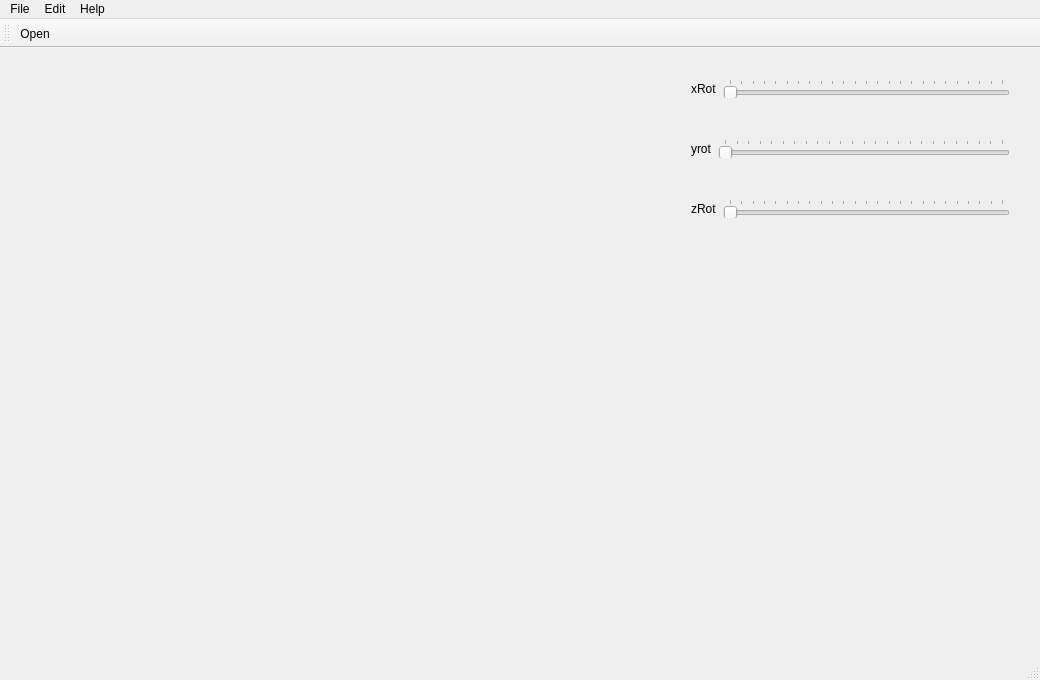
<?xml version="1.0" encoding="UTF-8"?>
<ui version="4.0">
 <class>MainWindow</class>
 <widget class="QMainWindow" name="MainWindow">
  <property name="geometry">
   <rect>
    <x>0</x>
    <y>0</y>
    <width>1040</width>
    <height>680</height>
   </rect>
  </property>
  <property name="windowTitle">
   <string>MainWindow</string>
  </property>
  <widget class="QWidget" name="centralWidget">
   <widget class="GLWidget" name="widget" native="true">
    <property name="geometry">
     <rect>
      <x>20</x>
      <y>20</y>
      <width>640</width>
      <height>640</height>
     </rect>
    </property>
   </widget>
   <widget class="QWidget" name="layoutWidget">
    <property name="geometry">
     <rect>
      <x>680</x>
      <y>20</y>
      <width>341</width>
      <height>41</height>
     </rect>
    </property>
    <layout class="QHBoxLayout" name="horizontalLayout">
     <item>
      <widget class="QLabel" name="label">
       <property name="text">
        <string>xRot</string>
       </property>
      </widget>
     </item>
     <item>
      <widget class="QSlider" name="rotXSlider">
       <property name="maximum">
        <number>5760</number>
       </property>
       <property name="singleStep">
        <number>16</number>
       </property>
       <property name="pageStep">
        <number>240</number>
       </property>
       <property name="orientation">
        <enum>Qt::Horizontal</enum>
       </property>
       <property name="tickPosition">
        <enum>QSlider::TicksAbove</enum>
       </property>
       <property name="tickInterval">
        <number>240</number>
       </property>
      </widget>
     </item>
    </layout>
   </widget>
   <widget class="QWidget" name="layoutWidget_2">
    <property name="geometry">
     <rect>
      <x>680</x>
      <y>80</y>
      <width>341</width>
      <height>41</height>
     </rect>
    </property>
    <layout class="QHBoxLayout" name="horizontalLayout_2">
     <item>
      <widget class="QLabel" name="label_2">
       <property name="text">
        <string>yrot</string>
       </property>
      </widget>
     </item>
     <item>
      <widget class="QSlider" name="rotYSlider">
       <property name="maximum">
        <number>5760</number>
       </property>
       <property name="singleStep">
        <number>16</number>
       </property>
       <property name="pageStep">
        <number>240</number>
       </property>
       <property name="orientation">
        <enum>Qt::Horizontal</enum>
       </property>
       <property name="tickPosition">
        <enum>QSlider::TicksAbove</enum>
       </property>
       <property name="tickInterval">
        <number>240</number>
       </property>
      </widget>
     </item>
    </layout>
   </widget>
   <widget class="QWidget" name="layoutWidget_3">
    <property name="geometry">
     <rect>
      <x>680</x>
      <y>140</y>
      <width>341</width>
      <height>41</height>
     </rect>
    </property>
    <layout class="QHBoxLayout" name="horizontalLayout_3">
     <item>
      <widget class="QLabel" name="label_3">
       <property name="text">
        <string>zRot</string>
       </property>
      </widget>
     </item>
     <item>
      <widget class="QSlider" name="rotZSlider">
       <property name="maximum">
        <number>5760</number>
       </property>
       <property name="singleStep">
        <number>16</number>
       </property>
       <property name="pageStep">
        <number>240</number>
       </property>
       <property name="orientation">
        <enum>Qt::Horizontal</enum>
       </property>
       <property name="tickPosition">
        <enum>QSlider::TicksAbove</enum>
       </property>
       <property name="tickInterval">
        <number>240</number>
       </property>
      </widget>
     </item>
    </layout>
   </widget>
  </widget>
  <widget class="QMenuBar" name="menuBar">
   <property name="geometry">
    <rect>
     <x>0</x>
     <y>0</y>
     <width>1040</width>
     <height>17</height>
    </rect>
   </property>
   <widget class="QMenu" name="menuFile">
    <property name="title">
     <string>File</string>
    </property>
    <addaction name="actionNew"/>
    <addaction name="actionOpen"/>
    <addaction name="separator"/>
    <addaction name="actionSave"/>
    <addaction name="actionSave_As"/>
    <addaction name="separator"/>
    <addaction name="actionExit"/>
   </widget>
   <widget class="QMenu" name="menuEdit">
    <property name="title">
     <string>Edit</string>
    </property>
    <addaction name="actionUndo"/>
    <addaction name="separator"/>
    <addaction name="actionCut"/>
    <addaction name="actionCopy"/>
    <addaction name="actionPaste"/>
   </widget>
   <widget class="QMenu" name="menuHelp">
    <property name="title">
     <string>Help</string>
    </property>
    <addaction name="actionAbout"/>
   </widget>
   <addaction name="menuFile"/>
   <addaction name="menuEdit"/>
   <addaction name="menuHelp"/>
  </widget>
  <widget class="QToolBar" name="mainToolBar">
   <attribute name="toolBarArea">
    <enum>TopToolBarArea</enum>
   </attribute>
   <attribute name="toolBarBreak">
    <bool>false</bool>
   </attribute>
   <addaction name="actionOpen"/>
  </widget>
  <widget class="QStatusBar" name="statusBar"/>
  <action name="actionNew">
   <property name="icon">
    <iconset resource="resources.qrc">
     <normaloff>:/images/images/new.png</normaloff>:/images/images/new.png</iconset>
   </property>
   <property name="text">
    <string>New</string>
   </property>
   <property name="shortcut">
    <string>Ctrl+N</string>
   </property>
  </action>
  <action name="actionOpen">
   <property name="icon">
    <iconset resource="resources.qrc">
     <normaloff>:/images/images/open.png</normaloff>:/images/images/open.png</iconset>
   </property>
   <property name="text">
    <string>Open</string>
   </property>
   <property name="shortcut">
    <string>Ctrl+O</string>
   </property>
  </action>
  <action name="actionSave">
   <property name="icon">
    <iconset resource="resources.qrc">
     <normaloff>:/images/images/save.png</normaloff>:/images/images/save.png</iconset>
   </property>
   <property name="text">
    <string>Save</string>
   </property>
   <property name="shortcut">
    <string>Ctrl+S</string>
   </property>
  </action>
  <action name="actionSave_As">
   <property name="icon">
    <iconset resource="resources.qrc">
     <normaloff>:/images/images/save.png</normaloff>:/images/images/save.png</iconset>
   </property>
   <property name="text">
    <string>Save As</string>
   </property>
   <property name="shortcut">
    <string>Ctrl+Shift+S</string>
   </property>
  </action>
  <action name="actionUndo">
   <property name="text">
    <string>Undo</string>
   </property>
   <property name="shortcut">
    <string>Ctrl+Z</string>
   </property>
  </action>
  <action name="actionCut">
   <property name="icon">
    <iconset resource="resources.qrc">
     <normaloff>:/images/images/cut.png</normaloff>:/images/images/cut.png</iconset>
   </property>
   <property name="text">
    <string>Cut</string>
   </property>
   <property name="shortcut">
    <string>Ctrl+T</string>
   </property>
  </action>
  <action name="actionCopy">
   <property name="icon">
    <iconset resource="resources.qrc">
     <normaloff>:/images/images/copy.png</normaloff>:/images/images/copy.png</iconset>
   </property>
   <property name="text">
    <string>Copy</string>
   </property>
   <property name="shortcut">
    <string>Ctrl+C</string>
   </property>
  </action>
  <action name="actionPaste">
   <property name="icon">
    <iconset resource="resources.qrc">
     <normaloff>:/images/images/paste.png</normaloff>:/images/images/paste.png</iconset>
   </property>
   <property name="text">
    <string>Paste</string>
   </property>
   <property name="shortcut">
    <string>Ctrl+V</string>
   </property>
  </action>
  <action name="actionExit">
   <property name="text">
    <string>Exit</string>
   </property>
  </action>
  <action name="actionAbout">
   <property name="text">
    <string>About</string>
   </property>
  </action>
 </widget>
 <layoutdefault spacing="6" margin="11"/>
 <customwidgets>
  <customwidget>
   <class>GLWidget</class>
   <extends>QWidget</extends>
   <header>glwidget.h</header>
   <container>1</container>
   <slots>
    <slot>setXRotation(int)</slot>
    <slot>setYRotation(int)</slot>
    <slot>setZRotation(int)</slot>
   </slots>
  </customwidget>
 </customwidgets>
 <resources>
  <include location="resources.qrc"/>
 </resources>
 <connections>
  <connection>
   <sender>rotXSlider</sender>
   <signal>valueChanged(int)</signal>
   <receiver>widget</receiver>
   <slot>setXRotation(int)</slot>
   <hints>
    <hint type="sourcelabel">
     <x>861</x>
     <y>66</y>
    </hint>
    <hint type="destinationlabel">
     <x>339</x>
     <y>366</y>
    </hint>
   </hints>
  </connection>
  <connection>
   <sender>rotYSlider</sender>
   <signal>valueChanged(int)</signal>
   <receiver>widget</receiver>
   <slot>setYRotation(int)</slot>
   <hints>
    <hint type="sourcelabel">
     <x>861</x>
     <y>126</y>
    </hint>
    <hint type="destinationlabel">
     <x>339</x>
     <y>366</y>
    </hint>
   </hints>
  </connection>
  <connection>
   <sender>rotZSlider</sender>
   <signal>valueChanged(int)</signal>
   <receiver>widget</receiver>
   <slot>setZRotation(int)</slot>
   <hints>
    <hint type="sourcelabel">
     <x>861</x>
     <y>186</y>
    </hint>
    <hint type="destinationlabel">
     <x>339</x>
     <y>366</y>
    </hint>
   </hints>
  </connection>
 </connections>
</ui>
